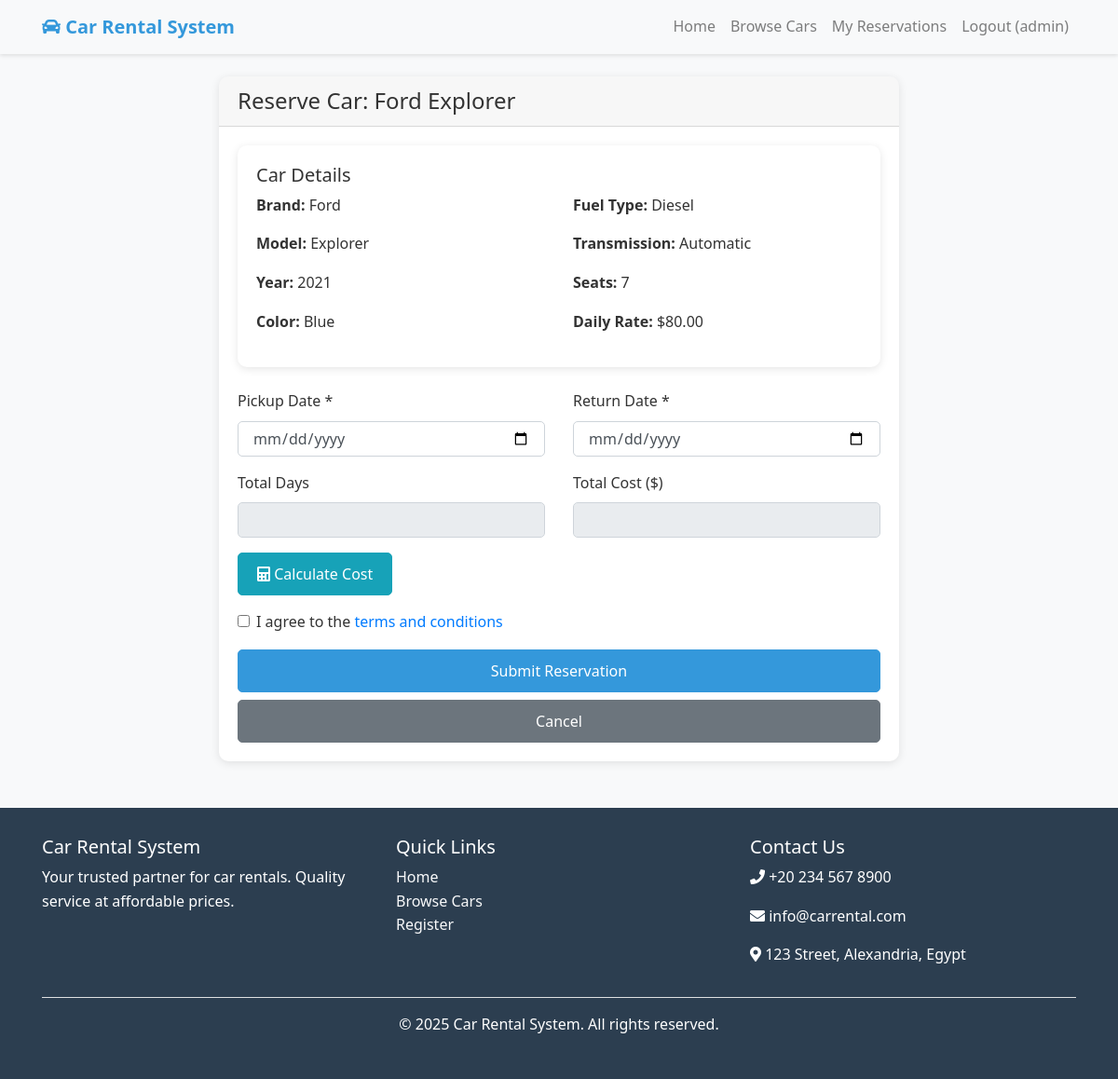
Page /reserve_car.php?car_id=3 (signed in) on the committed database.
### tables this page shows
CREATE TABLE cars (
    id INT AUTO_INCREMENT PRIMARY KEY,
    brand VARCHAR(50) NOT NULL,
    model VARCHAR(50) NOT NULL,
    year INT NOT NULL,
    color VARCHAR(30),
    license_plate VARCHAR(20) UNIQUE NOT NULL,
    daily_rate DECIMAL(10,2) NOT NULL,
    status ENUM('available', 'rented', 'maintenance') DEFAULT 'available',
    fuel_type ENUM('petrol', 'diesel', 'electric', 'hybrid') DEFAULT 'petrol',
    transmission ENUM('automatic', 'manual') DEFAULT 'automatic',
    seats INT DEFAULT 5,
    image_url VARCHAR(255),
    description TEXT,
    created_at TIMESTAMP DEFAULT CURRENT_TIMESTAMP
);

### reserve_car.php (the view, shortened to what this page needs)
<?php
$car_id = isset($_GET['car_id']) ? intval($_GET['car_id']) : 0;
$conn = getConnection();
$car_sql = "SELECT * FROM cars WHERE id = $car_id";
$car_result = mysqli_query($conn, $car_sql);
$car = mysqli_fetch_assoc($car_result);
require_once '../includes/header.php';
?>
<div class="row justify-content-center">
    <div class="col-md-8">
        <div class="card">
            <div class="card-header">
                <h4 class="mb-0">Reserve Car: <?php echo $car['brand'] . ' ' . $car['model']; ?></h4>
            </div>
            <div class="card-body">
                <div class="card mb-4">
                    <div class="card-body">
                        <h5>Car Details</h5>
                        <div class="row">
                            <div class="col-md-6">
                                <p><strong>Brand:</strong> <?php echo $car['brand']; ?></p>
                                <p><strong>Model:</strong> <?php echo $car['model']; ?></p>
                                <p><strong>Year:</strong> <?php echo $car['year']; ?></p>
                                <p><strong>Color:</strong> <?php echo $car['color']; ?></p>
                            </div>
                            <div class="col-md-6">
                                <p><strong>Fuel Type:</strong> <?php echo ucfirst($car['fuel_type']); ?></p>
                                <p><strong>Transmission:</strong> <?php echo ucfirst($car['transmission']); ?></p>
                                <p><strong>Seats:</strong> <?php echo $car['seats']; ?></p>
                                <p><strong>Daily Rate:</strong> $<?php echo $car['daily_rate']; ?></p>
                            </div>
                        </div>
                    </div>
                </div>
                <form method="POST" action="" id="reservationForm">
                    <div class="row">
                        <div class="col-md-6">
                            <div class="form-group">
                                <label for="pickup_date">Pickup Date *</label>
                                <input type="date" class="form-control" id="pickup_date" name="pickup_date" required>
                            </div>
                        </div>
                        <div class="col-md-6">
                            <div class="form-group">
                                <label for="return_date">Return Date *</label>
                                <input type="date" class="form-control" id="return_date" name="return_date" required>
                            </div>
                        </div>
                    </div>
                    <div class="row">
                        <div class="col-md-6">
                            <div class="form-group">
                                <label for="total_days">Total Days</label>
                                <input type="number" class="form-control" id="total_days" name="total_days" readonly>
                            </div>
                        </div>
                        <div class="col-md-6">
                            <div class="form-group">
                                <label for="total_cost">Total Cost ($)</label>
                                <input type="number" step="0.01" class="form-control" id="total_cost" name="total_cost" readonly>
                            </div>
                        </div>
                    </div>
                    <div class="form-group">
                        <button type="button" class="btn btn-info" id="calculate_cost">
                            <i class="fas fa-calculator"></i> Calculate Cost
                        </button>
                    </div>
                    <div class="form-group">
                        <div class="form-check">
                            <input class="form-check-input" type="checkbox" id="terms" required>
                            <label class="form-check-label" for="terms">
                                I agree to the <a href="#" data-toggle="modal" data-target="#termsModal">terms and conditions</a>
                            </label>
                        </div>
                    </div>
                    <button type="submit" class="btn btn-primary btn-block">Submit Reservation</button>
                    <a href="browse_cars.php" class="btn btn-secondary btn-block mt-2">Cancel</a>
                </form>
            </div>
        </div>
    </div>
</div>
<?php
require_once '../includes/footer.php';
?>

### style.css (style rules this page uses)
body { font-family: 'Segoe UI', Tahoma, Geneva, Verdana, sans-serif; line-height: 1.6; color: #333; background-color: #f8f9fa; }
.card { border-radius: 10px; overflow: hidden; transition: all 0.3s ease; }
.btn { border-radius: 5px; padding: 10px 20px; font-weight: 500; }
.btn-primary { background-color: #3498db; border-color: #3498db; }
.form-control { border-radius: 5px; padding: 10px 15px; }

### rows in the picture
cars: brand "Ford", model "Explorer", year "2021", color "Blue", fuel_type "Diesel", transmission "Automatic", seats "7", daily_rate "80.00"

### other values in the picture
$_SESSION['customer_name'] "admin"
